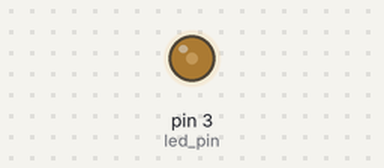
The sketch below on a simulated Arduino Uno, built with avr-gcc and run on an emulated ATmega328P. On the bench: output pins drawn as LEDs (lit = HIGH).

Above: at 0.05 s.
At 1.05 s:
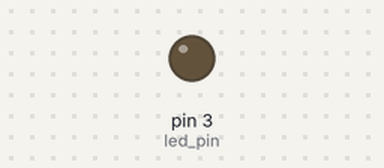
Timing chart, 0 to 3.0 s (numbered marks = the images above):
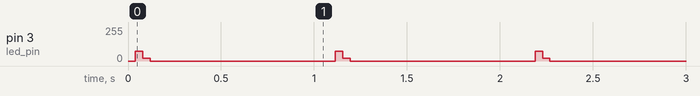

The sketch:

commentedIRLEDcode.ino
```cpp
#define BIT_IS_SET(i, bits)  (1 << i & bits) // variable that has two inputs, which are parameterized

const int led_pin = 3;
const int pulse_width = 2000;
//number of times to go through the cycles, no cycles loop
const int command_length = 4;

//  distinct pattern of different voltages (intensities) to differentiate commands

const int DRAGON[]     = {255, 136, 130, 34};
const int BEE[]   = {255, 136, 130, 20};
void setup() {

  pinMode(led_pin, OUTPUT);

}
// *** Writing all the helper functions ****

void turnon(int pin, int time) {
  // the time it takes to go from peak to peak
  static const int period = 25;
  // this is the empirically found time at 0 V, found by the author of tutorial
  static const int wait_time = 9;

  // actual command to create the pulse
  for (time = time/period; time > 0; time --){ // the time is going down until it reaches 0
    digitalWrite(pin, HIGH);
    delayMicroseconds(wait_time);
    digitalWrite(pin, LOW);
    delayMicroseconds(wait_time);
  }
}
// this is the "gap time" between consecutive pulses
void turnoff(int pin, int time) {
  digitalWrite(pin, LOW);
  delayMicroseconds(time);
}

// this is using the previous two commands to write the distinct pattern for ONE part of the dragon and bee patterns
void send_byte(int bits) { // for each part of the pattern
  for (int i = 7; i >= 0; i--) // for seven iterations
  {
    if (BIT_IS_SET(i, bits)) { //if the pattern part has more pulses left
      turnon(led_pin, pulse_width); //send the pattern
    } else {
      turnoff(led_pin, pulse_width); // otherwise go into the "gap time"
    }
  }
}

//this is using the whole iteration put together
void command(const int bytes[]) { // for the number of distinct patterns
  for (int i = 0; i < command_length; i++) { // for each part of the pattern
    send_byte(bytes[i]); //send one part of the pattern
  }
  turnoff(led_pin, 4 * pulse_width); //"gap time"
}
void loop() {

  command(DRAGON);
  delay(1000);
}
```

Measured:
- by itself, pin 3 (led_pin): repeats every 1.1 s: 20/255 0.04 s, 0/255 0.99 s, 73/255 0.04 s
